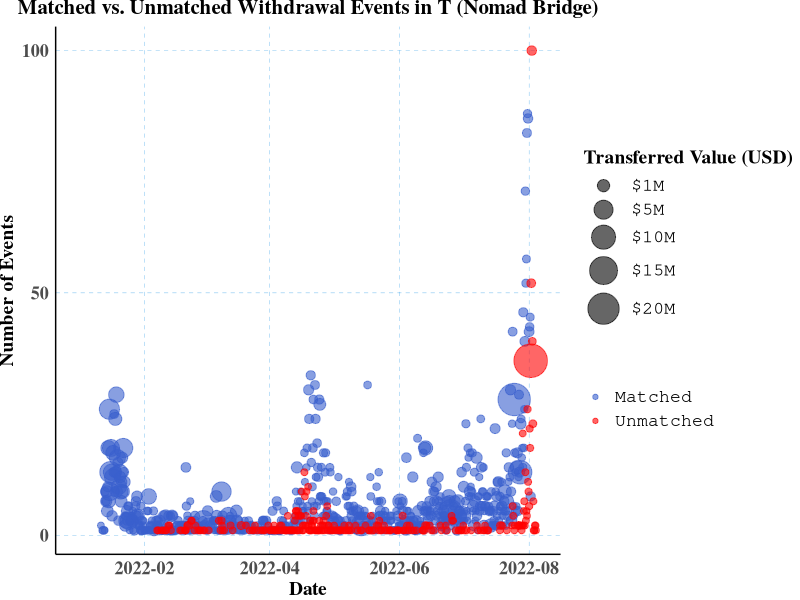

Source code (R):
library(ggplot2)
library(scales)
library(lubridate)
library(dplyr)

df <- read.csv("../cross-chain-rules-validator/analysis/nomad-bridge/data/matched_and_unmatched_tc_withdrawals.csv")

df <- df %>% 
  mutate(
    value_mil = value_usd/10^6,
    date = as.POSIXct(date, format="%Y-%m-%d %H:%M:%S", tz="UTC"),
    interval = floor_date(date, "6 hours")
  )

df_matched <- df %>% 
  filter(matched == "True") %>%
  group_by(interval) %>%
  summarise(total_count = n(), value = sum(value_mil)) %>%
  mutate(matched = "Matched")

df_unmatched <- df %>% 
  filter(matched == "False") %>%
  group_by(interval) %>%
  summarise(total_count = n(), value = sum(value_mil)) %>%
  mutate(matched = "Unmatched")

merged_df <- bind_rows(df_matched, df_unmatched)

p <- ggplot(merged_df, aes(x=interval, y=total_count, size=value, color=matched)) + 
  geom_point(alpha=0.6) +
  scale_size_continuous(range = c(2, 11), breaks=c(1, 5, 10, 15, 20), labels = c("$1M", "$5M", "$10M", "$15M", "$20M"), name="Transferred Value (USD)") +
  scale_color_manual(values=c("royalblue3", "red")) +
  scale_x_datetime(limits = as.POSIXct(c("2022-01-01", "2022-08-05"), tz="UTC"), 
                   date_labels="%Y-%m", date_breaks="2 month") +
  scale_y_continuous(breaks = seq(0, 300, 50)) +
  labs(title = "Matched vs. Unmatched Withdrawal Events in T (Nomad Bridge)",
       x = "Date",
       y = "Number of Events",
       color = "") +
  theme_minimal() +
  theme(
    plot.margin = unit(c(0, 0, 0, 0), "cm"),
    text = element_text(family = "serif"),
    axis.line = element_line(colour = "black", linewidth = 0.5),
    panel.grid.major.y = element_line(color = 4, linewidth = 0.1, linetype = 2),
    panel.grid.major.x = element_line(color = 4, linewidth = 0.1, linetype = 2),
    plot.title = element_text(face = "bold", size = 15, hjust = 0.5, vjust=1),
    panel.grid.minor.x = element_blank(),
    panel.grid.minor.y = element_blank(),
    axis.title.y = element_text(size=14, face="bold"),
    axis.title.x = element_text(size=14, face="bold"),
    legend.title = element_text(face = "bold", size=14),
    legend.text = element_text(size = 13, family = "mono"),
    axis.title = element_text(size = 13), 
    axis.text = element_text(size = 13, face="bold"),
  ) 

print(p)

# ggsave("analysis/figures/unmatched_vs_matched_events_on_tc_nomad.pdf", p, width = 10, height = 8)